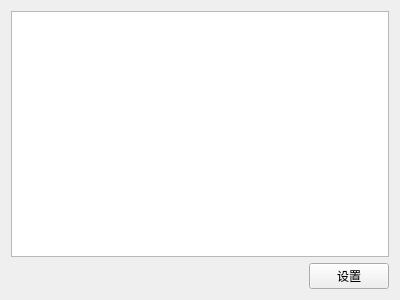
<?xml version="1.0" encoding="UTF-8"?>
<ui version="4.0">
 <class>CustViewWid</class>
 <widget class="QWidget" name="CustViewWid">
  <property name="geometry">
   <rect>
    <x>0</x>
    <y>0</y>
    <width>400</width>
    <height>300</height>
   </rect>
  </property>
  <property name="windowTitle">
   <string>Form</string>
  </property>
  <layout class="QVBoxLayout" name="verticalLayout">
   <item>
    <widget class="QTreeView" name="treeView"/>
   </item>
   <item>
    <layout class="QHBoxLayout" name="horizontalLayout" stretch="1,0">
     <item>
      <widget class="QLabel" name="label">
       <property name="text">
        <string/>
       </property>
      </widget>
     </item>
     <item>
      <widget class="QPushButton" name="pushButton">
       <property name="text">
        <string>设置</string>
       </property>
      </widget>
     </item>
    </layout>
   </item>
  </layout>
 </widget>
 <resources/>
 <connections/>
</ui>
